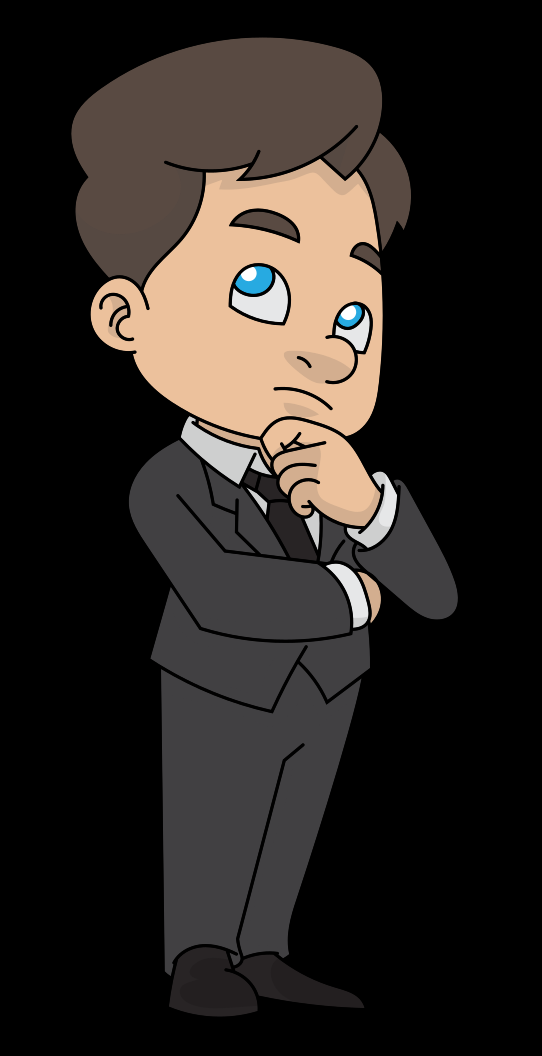
#> input picture BASICS/CROP_RESIZE_IMG/static/img.png, 542 x 1056 px
$ python main.py
#> lines starting #> are read from the running program, lines starting #| are printed output that depends on the picture
import cv2

class Resize_img:
    def __init__(self,width,height):
        self.width = width
        self.height= height
        self.path =  './static/img.png'
        self.img = cv2.imread(self.path)
    def resize_img(self):
        resized_img = cv2.resize(self.img,(self.width,self.height))
        shape = resized_img.shape
        print(shape)
        cv2.imshow("Resized Image",resized_img)
        cv2.waitKey(0)


class Crop_img:
    def __init__(self,width,height):
#> called with width = 500, height = 500
        self.width = width
        self.height= height
        self.path =  './static/img.png'
        self.img = cv2.imread(self.path)
#> self.img is the input picture: shape (1056, 542, 3); mean B, G, R 34.4, 38.3, 43.8
    def croped_img(self):
        # height,width
        cropped_img = self.img[800:,0:]
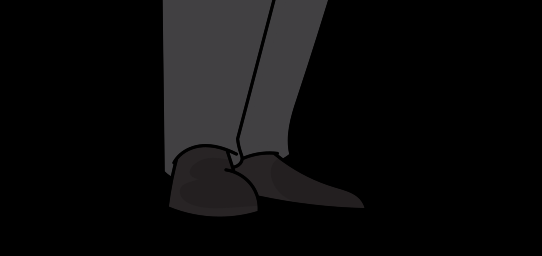
#> cropped_img: shape (256, 542, 3); mean B, G, R 11.9, 11.5, 11.9
        cv2.imshow("Cropped img",cropped_img)
        cv2.waitKey(0)


if __name__ == '__main__':
    # R_size_obj = Resize_img(100,100)
    # R_size_obj.resize_img()

    C_img_obj = Crop_img(500,500)
    C_img_obj.croped_img()
